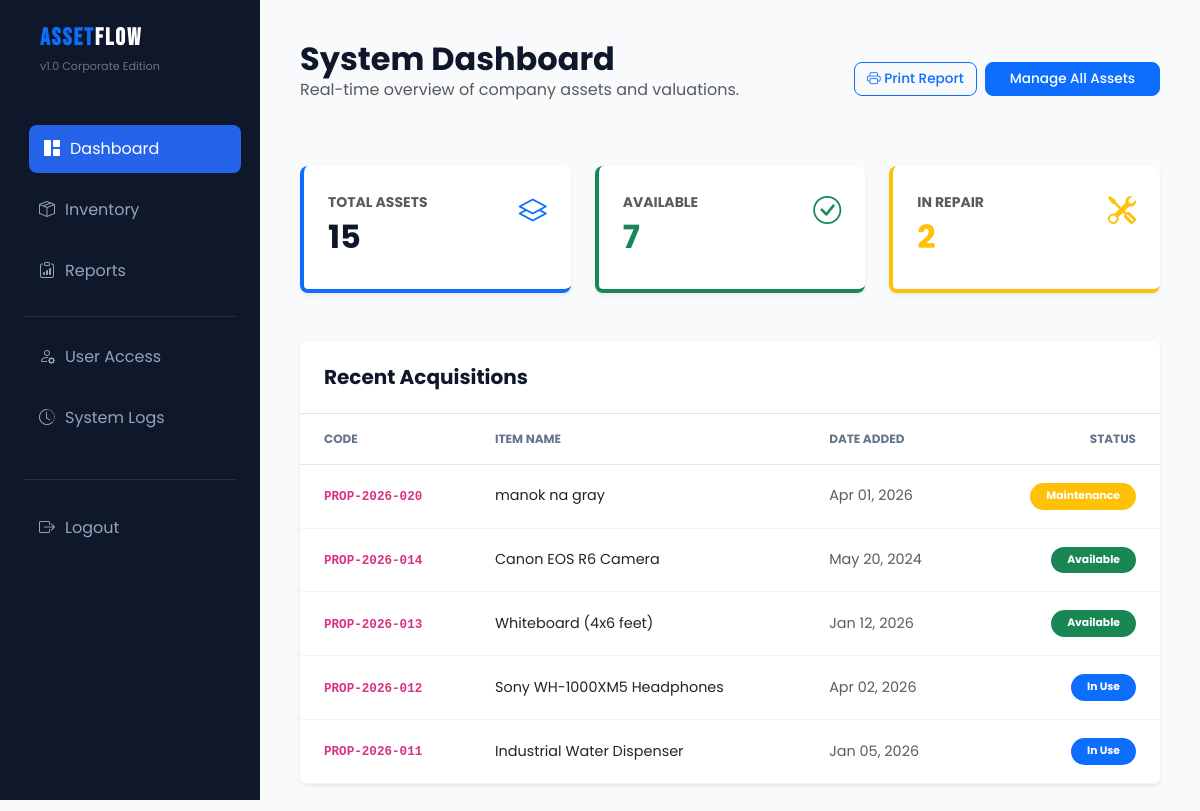
/index.php (signed in), run on the app's committed database.
### tables this page shows
CREATE TABLE properties (
  id int(11) NOT NULL,
  property_code varchar(20) NOT NULL,
  item_name varchar(100) NOT NULL,
  category_id int(11) DEFAULT NULL,
  status enum('Available','In Use','Maintenance','Disposed') DEFAULT 'Available',
  purchase_date date DEFAULT NULL,
  value decimal(10,2) DEFAULT NULL,
  created_at timestamp NOT NULL DEFAULT current_timestamp()
);

### index.php (the view, shortened to what this page needs)
<?php
include 'db_connect.php';
$total_assets = $pdo->query("SELECT COUNT(*) FROM properties")->fetchColumn();
$available    = $pdo->query("SELECT COUNT(*) FROM properties WHERE status='Available'")->fetchColumn();
$maintenance  = $pdo->query("SELECT COUNT(*) FROM properties WHERE status='Maintenance' OR status='In Repair'")->fetchColumn();
include 'includes/header.php';
include 'includes/sidebar.php';
?>
<div class="main-content">
    <div class="d-flex justify-content-between align-items-center mb-5">
        <div>
            <h2 class="fw-bold m-0">System Dashboard</h2>
            <p class="text-muted">Real-time overview of company assets and valuations.</p>
        </div>
        <div class="d-flex gap-2">
            <button class="btn btn-outline-primary btn-action"><i class="bi bi-printer"></i> Print Report</button>
            <a href="inventory.php" class="btn btn-primary btn-action px-4">Manage All Assets</a>
        </div>
    </div>
    <div class="row g-4 mb-5">
        <div class="col-md-4">
            <div class="stat-card total border-start border-primary border-4 shadow-sm p-4 bg-white rounded-3">
                <div class="d-flex justify-content-between">
                    <div>
                        <small class="text-muted fw-bold">TOTAL ASSETS</small>
                        <h2 class="fw-bold mt-1"><?php echo $total_assets; ?></h2>
                    </div>
                    <i class="bi bi-layers text-primary fs-3"></i>
                </div>
            </div>
        </div>
        <div class="col-md-4">
            <div class="stat-card available border-start border-success border-4 shadow-sm p-4 bg-white rounded-3">
                <div class="d-flex justify-content-between">
                    <div>
                        <small class="text-muted fw-bold">AVAILABLE</small>
                        <h2 class="fw-bold text-success mt-1"><?php echo $available; ?></h2>
                    </div>
                    <i class="bi bi-check-circle text-success fs-3"></i>
                </div>
            </div>
        </div>
        <div class="col-md-4">
            <div class="stat-card maintenance border-start border-warning border-4 shadow-sm p-4 bg-white rounded-3">
                <div class="d-flex justify-content-between">
                    <div>
                        <small class="text-muted fw-bold">IN REPAIR</small>
                        <h2 class="fw-bold text-warning mt-1"><?php echo $maintenance; ?></h2>
                    </div>
                    <i class="bi bi-tools text-warning fs-3"></i>
                </div>
            </div>
        </div>
    </div>
    <div class="inventory-table-card shadow-sm border-0 rounded-3 overflow-hidden bg-white">
        <div class="p-4 border-bottom">
            <h5 class="fw-bold m-0">Recent Acquisitions</h5>
        </div>
        <table class="table table-hover align-middle mb-0">
            <thead class="bg-light text-muted small text-uppercase">
                <tr>
                    <th class="ps-4 py-3">Code</th>
                    <th class="py-3">Item Name</th>
                    <th class="py-3">Date Added</th>
                    <th class="text-end pe-4 py-3">Status</th>
                </tr>
            </thead>
            <tbody>
                <?php
                $stmt = $pdo->query("SELECT * FROM properties ORDER BY id DESC LIMIT 5");
                while($row = $stmt->fetch()) {
                ?>
                <tr>
                    <td class="ps-4 fw-bold text-primary">
                        <code><?php echo htmlspecialchars($row['property_code']); ?></code>
                    </td>
                    <td><?php echo htmlspecialchars($row['item_name']); ?></td>
                    <td class="text-muted">
                        <?php echo $row['purchase_date'] ? date('M d, Y', strtotime($row['purchase_date'])) : 'N/A'; ?>
                    </td>
                    <td class="text-end pe-4">
                        <?php
                            $status_class = ($row['status'] == 'Available') ? 'bg-success' : 'bg-primary';
                            if ($row['status'] == 'Maintenance' || $row['status'] == 'In Repair') $status_class = 'bg-warning';
                        ?>
                        <span class="badge rounded-pill <?php echo $status_class; ?> px-3 py-2">
                            <?php echo $row['status']; ?>
                        </span>
                    </td>
                </tr>
                <?php } ?>
            </tbody>
        </table>
    </div>
</div>
</body>
</html>

### style.css (style rules this page uses)
:root { --primary: #2563eb; --secondary: #64748b; --success: #22c55e; --warning: #f59e0b; --danger: #ef4444; --bg-light: #f8fafc; --sidebar-dark: #0f172a; --white: #ffffff; --transition: all 0.3s ease; }
* { margin: 0; padding: 0; box-sizing: border-box; }
body { background-color: var(--bg-light); font-family: 'Poppins', sans-serif; display: flex; min-height: 100vh; color: var(--sidebar-dark); }
.main-content { margin-left: 260px; width: calc(100% - 260px); padding: 40px; }
.stat-card { background: var(--white); border: none; border-radius: 16px; padding: 24px; transition: var(--transition); box-shadow: 0 4px 15px rgba(0, 0, 0, 0.05); border-bottom: 4px solid transparent; }
.stat-card.total { border-bottom-color: var(--primary); }
.stat-card.available { border-bottom-color: var(--success); }
.stat-card.maintenance { border-bottom-color: var(--warning); }
.inventory-table-card { background: var(--white); border-radius: 20px; overflow: hidden; box-shadow: 0 10px 25px rgba(0,0,0,0.03); margin-top: 20px; border: 1px solid rgba(0,0,0,0.05); }
.table { margin-bottom: 0; }
.table thead { background-color: #f8fafc; }
.table thead th { padding: 18px; font-size: 0.75rem; font-weight: 700; text-transform: uppercase; color: var(--secondary); border-bottom: 1px solid #e2e8f0; }
.table tbody td { padding: 18px; vertical-align: middle; font-size: 0.9rem; border-bottom: 1px solid #f1f5f9; }
.btn-action { padding: 6px 12px; border-radius: 8px; font-size: 0.85rem; font-weight: 500; transition: var(--transition); }

### data on the page
properties: property_code "PROP-2026-020", item_name "manok na gray", purchase_date "Apr 01, 2026", status "Maintenance"
properties: property_code "PROP-2026-014", item_name "Canon EOS R6 Camera", purchase_date "May 20, 2024", status "Available"
properties: property_code "PROP-2026-013", item_name "Whiteboard (4x6 feet)", purchase_date "Jan 12, 2026", status "Available"
properties: property_code "PROP-2026-012", item_name "Sony WH-1000XM5 Headphones", purchase_date "Apr 02, 2026", status "In Use"
properties: property_code "PROP-2026-011", item_name "Industrial Water Dispenser", purchase_date "Jan 05, 2026", status "In Use"

### other printed values
$total_assets "15"
$available "7"
$maintenance "2"
